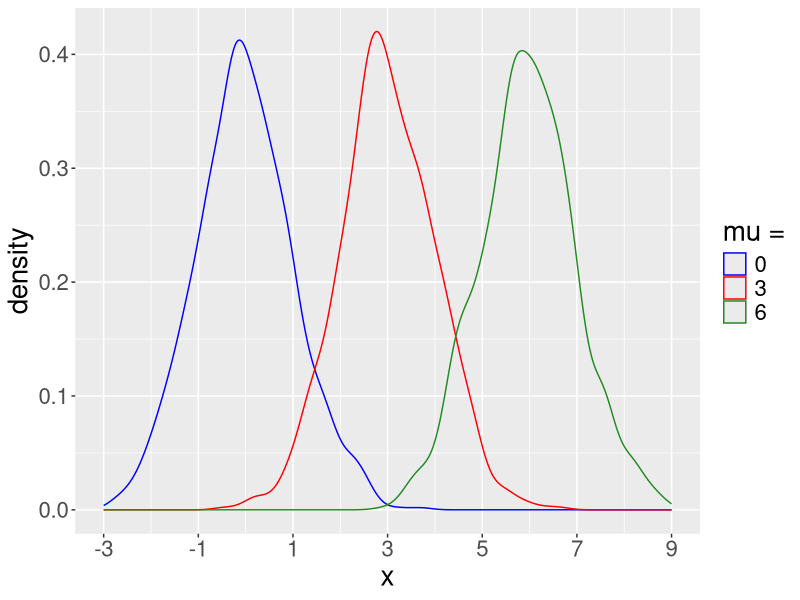
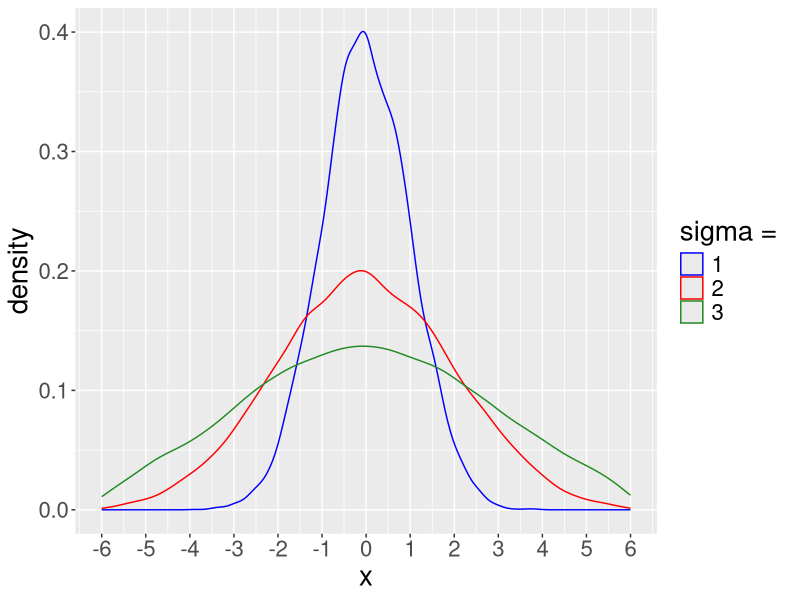
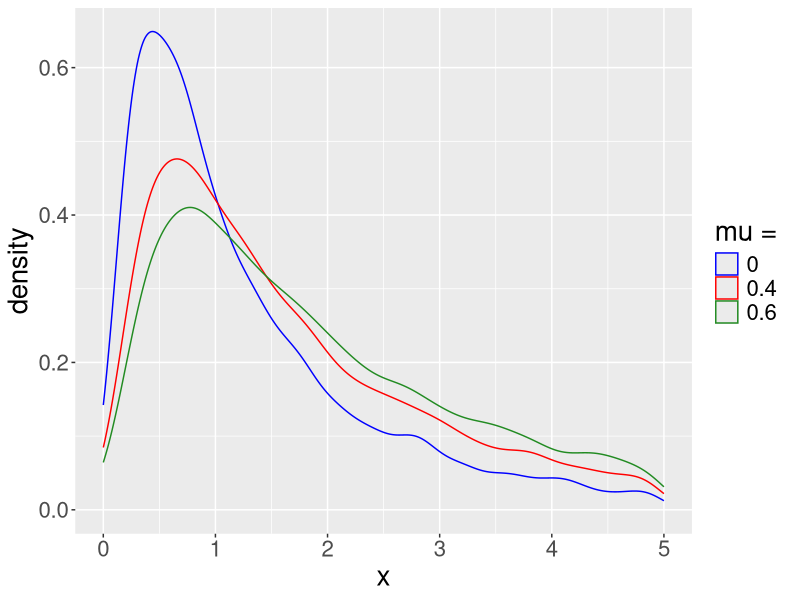

Here is the R script that generated these plots, in order: (Note: this script raises an error after producing the figures.)
## ---- chunk 1
library(tidyverse)
N = 1000
mu = c(0, 3, 6)
df = data.frame(matrix(ncol = 3, nrow = N))
set.seed(2020)
for(i in 1:3){
  df[[i]] = rnorm(N, mean = mu[i], sd = 1)
}
head(df, 3)
## ---- chunk 2
df = df %>% 
  pivot_longer(cols = everything(), names_to = "variable", values_to = "value") 
head(df, 3)
p = ggplot(df, mapping = aes(x = value, color = variable)) + 
  geom_density() +
  scale_color_manual(name = "mu =", labels = as.character(mu), 
                     values = c("blue", "red", "forestgreen")) +
  scale_x_continuous(breaks = seq(-3, 9, 2), name = "x", limits = c(-3, 9)) +
  theme(text = element_text(size=20))
## ---- chunk 3
print(p)
## ---- chunk 4
make_plot = function(df, legend.title, legend.labels,
                     limits, breaks,
                     g.colors = c("blue", "red", "forestgreen")){
  res = df %>% 
  pivot_longer(cols = everything(), names_to = "variable", values_to = "value") %>%
  ggplot(df, mapping = aes(x = value, color = variable)) + 
  geom_density() +
  scale_color_manual(name = legend.title, labels = legend.labels, 
                     values = g.colors) +
  scale_x_continuous(breaks = breaks, name = "x", limits = limits) +
  theme(text = element_text(size=20)) 
  return(res)
}
## ---- chunk 5
N = 10000
sigma = c(1, 2, 3)
df = data.frame(matrix(ncol = 3, nrow = N))
for(i in 1:3){
  df[[i]] = sigma[i] * rnorm(N, mean = 0, sd = 1)
}

p = make_plot(df, legend.title = "sigma = ", legend.labels =as.character(sigma),
limits = c(-6, 6), breaks = seq(-6, 6, 1))
## ---- chunk 6
print(p)
## ---- chunk 7
mu = c(0, 0.4, 0.6)
df = data.frame(matrix(ncol = 3, nrow = N))
for(i in 1:3){
  ln_x = rnorm(N, mean = mu[i], sd = 1)
  df[[i]] = exp(ln_x)
}

p = make_plot(df, legend.title = "mu = ", legend.labels = as.character(mu),
              breaks = seq(0, 5, 1), limits = c(0, 5))

## ---- chunk 8
print(p)
## ---- chunk 9
knitr::include_graphics("slides_files/us_wage_dis.jpg")
## ---- chunk 10
k = c(5, 20, 50)
df = data.frame(matrix(ncol = 3, nrow = N))
for(i in 1:3){
  df[[i]] = rchisq(N, k[i])
}

p = make_plot(df, legend.title = "k =", legend.labels = as.character(k),
              breaks = seq(0, 100, 20), limits = c(0, 100))

#or alternatively, directly using the definition:
#for(i in 1:3){
#  tmp = rep(0, N)
#  for(j in 1:k[i]){
#    tmp = tmp + rnorm(N, 0, 1)^2
#  }
#  df[[i]] = tmp
#}

## ---- chunk 11
print(p)
## ---- chunk 12
k = c(2, 5, 20)
df = data.frame(matrix(ncol = 4, nrow = N))
set.seed(38)
for(i in 1:3){
  df[[i]] = rt(N, k[i])
}
df[,4] = rnorm(N, 0, 1)

p = make_plot(df, legend.title = " ", 
              legend.labels = c("k = 2", "k = 5", "k = 20", "standard normal"),
              breaks = seq(-3, 3, 1), limits = c(-3, 3),
              g.colors = c("blue", "red", "forestgreen", "black"))

## ---- chunk 13
print(p)
